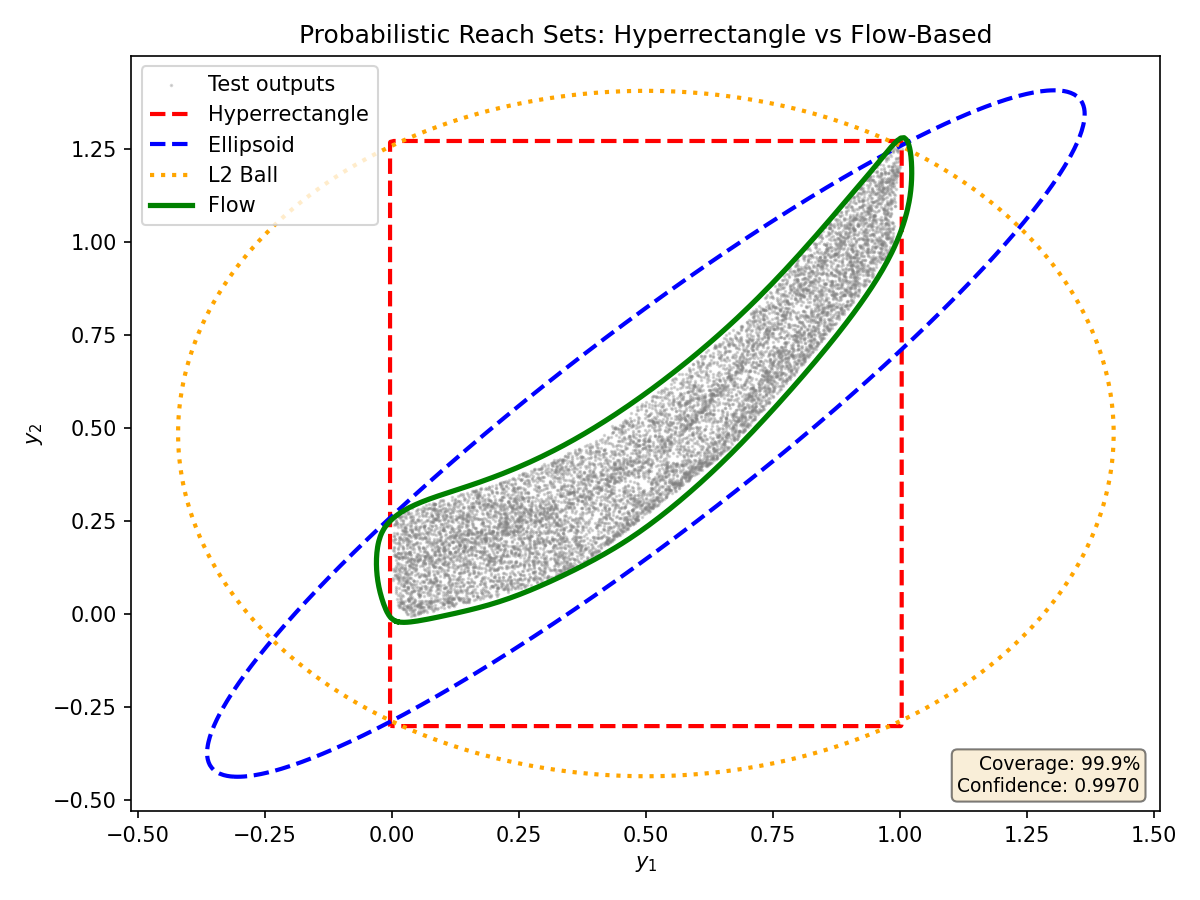

Write Python code to recreate this figure.
"""
Experiment 1: Conservatism Demonstration (Hero Figure)

Produces a figure showing a 2D banana-shaped output distribution with
four reach set boundaries overlaid:
  - Hyperrectangle (red dashed)
  - Ellipsoid (blue dashed)
  - L2 Ball (orange dotted)
  - Flow-based (green solid)

All four sets are calibrated to the same coverage level via conformal
inference, demonstrating that the flow-based set hugs the banana shape
while the hyperrectangle wastes area on empty corners.
"""

import os
import sys
import torch
import numpy as np
import matplotlib
matplotlib.use("Agg")
import matplotlib.pyplot as plt

# Add project root to path
project_root = os.path.abspath(
    os.path.join(os.path.dirname(__file__), '..', '..', '..')
)
sys.path.insert(0, project_root)
# Add examples/ to path for network imports
sys.path.insert(0, os.path.join(project_root, 'examples'))

from n2v.probabilistic.flow import (
    HyperrectScore,
    EllipsoidScore,
    BallScore,
    FlowScore,
    VelocityField,
    FlowODE,
    train_flow,
    calibrate,
    ProbabilisticSet,
)
from FlowConformal.networks import RotatedBananaNet


OUTPUT_DIR = os.path.join(
    os.path.dirname(__file__), '..', 'outputs', 'preliminary_results'
)
os.makedirs(OUTPUT_DIR, exist_ok=True)


def run():
    torch.manual_seed(42)

    # --- 1. Create network and sample datasets ---
    print("Creating RotatedBananaNet...")
    net = RotatedBananaNet()

    n_train = 10_000
    n_calib = 8_000
    n_test = 100_000

    print(f"Sampling outputs: {n_train} train, {n_calib} calib, {n_test} test")
    with torch.no_grad():
        x_train = torch.rand(n_train, 2)
        y_train = net(x_train)

        x_calib = torch.rand(n_calib, 2)
        y_calib = net(x_calib)

        x_test = torch.rand(n_test, 2)
        y_test = net(x_test)

    # --- 2. Build score functions ---
    center = y_train.mean(dim=0)

    # Hyperrectangle
    scales = (y_train - center).abs().max(dim=0).values
    scales = scales.clamp(min=1e-8)
    hr_score = HyperrectScore(center, scales)

    # Ellipsoid
    cov = torch.cov(y_train.T)
    cov_inv = torch.linalg.inv(cov)
    ell_score = EllipsoidScore(center, cov_inv)

    # Ball
    ball_score = BallScore(center)

    # Flow — train on centered data
    print("Training flow matching model...")
    y_train_centered = y_train - center
    vf = VelocityField(dim=2, hidden=128, n_layers=4)
    flow_ode = FlowODE(vf)
    train_flow(vf, y_train_centered, n_epochs=500, batch_size=256, lr=1e-3,
               coupling='hungarian')
    print("Flow training complete.")

    # FlowScore operates on centered data
    flow_score_raw = FlowScore(flow_ode, t=1.0)

    # Wrapper that centers before scoring
    class CenteredFlowScore:
        def __init__(self, flow_score, center):
            self.flow_score = flow_score
            self.center = center

        def __call__(self, y):
            return self.flow_score(y - self.center)

    flow_score = CenteredFlowScore(flow_score_raw, center)

    # --- 3. Calibrate all scores ---
    ell = n_calib - 1  # rank for ~99.9% coverage
    epsilon = 0.001

    print(f"Calibrating with m={n_calib}, ell={ell}, epsilon={epsilon}")

    hr_threshold = calibrate(hr_score(y_calib), ell)
    ell_threshold = calibrate(ell_score(y_calib), ell)
    ball_threshold = calibrate(ball_score(y_calib), ell)
    flow_threshold = calibrate(flow_score(y_calib), ell)

    # --- 4. Build ProbabilisticSets ---
    sets = {
        'Hyperrectangle': ProbabilisticSet(
            hr_score, hr_threshold.item(), n_calib, ell, epsilon, dim=2
        ),
        'Ellipsoid': ProbabilisticSet(
            ell_score, ell_threshold.item(), n_calib, ell, epsilon, dim=2
        ),
        'L2 Ball': ProbabilisticSet(
            ball_score, ball_threshold.item(), n_calib, ell, epsilon, dim=2
        ),
        'Flow': ProbabilisticSet(
            flow_score, flow_threshold.item(), n_calib, ell, epsilon, dim=2
        ),
    }

    # --- 5. Compute volumes and coverage ---
    y_test_np = y_test.numpy()
    pad = 0.5
    bbox = (
        torch.tensor([y_test_np[:, 0].min() - pad,
                       y_test_np[:, 1].min() - pad]),
        torch.tensor([y_test_np[:, 0].max() + pad,
                       y_test_np[:, 1].max() + pad]),
    )

    print("\n--- Results ---")
    print(f"{'Set':<20} {'Volume':>10} {'Coverage':>10}")
    print("-" * 45)

    volumes = {}
    for name, pset in sets.items():
        vol, vol_se = pset.estimate_volume(n_samples=1_000_000,
                                           bounding_box=bbox)
        cov = pset.contains(y_test).float().mean().item()
        volumes[name] = vol
        print(f"{name:<20} {vol:>10.4f} {cov:>10.4f}")

    # Print volume ratios
    if 'Flow' in volumes:
        flow_vol = volumes['Flow']
        print(f"\nVolume ratios relative to Flow set:")
        for name, vol in volumes.items():
            if name != 'Flow':
                print(f"  {name}: {vol / flow_vol:.2f}x")

    # --- 6. Plot hero figure ---
    print("\nGenerating hero figure...")
    fig, ax = plt.subplots(1, 1, figsize=(8, 6))

    # Scatter test outputs (subsample for readability)
    ax.scatter(y_test_np[::10, 0], y_test_np[::10, 1],
               s=0.5, c='gray', alpha=0.3, label='Test outputs')

    # Plot boundaries
    styles = {
        'Hyperrectangle': {'color': 'red', 'linestyle': '--', 'linewidth': 2},
        'Ellipsoid': {'color': 'blue', 'linestyle': '--', 'linewidth': 2},
        'L2 Ball': {'color': 'orange', 'linestyle': ':', 'linewidth': 2},
        'Flow': {'color': 'green', 'linestyle': '-', 'linewidth': 2.5},
    }

    for name, pset in sets.items():
        try:
            contours = pset.boundary_2d(resolution=300, bounds=bbox)
            style = styles[name]
            for i, path in enumerate(contours):
                ax.plot(path[:, 0], path[:, 1],
                        label=name if i == 0 else None, **style)
        except Exception as e:
            print(f"  Warning: could not plot {name} boundary: {e}")

    ax.set_xlabel('$y_1$')
    ax.set_ylabel('$y_2$')
    ax.set_title('Probabilistic Reach Sets: Hyperrectangle vs Flow-Based')
    ax.legend(loc='upper left')

    coverage_str = f"Coverage: {1 - epsilon:.1%}"
    guarantee = sets['Flow'].get_guarantee()
    conf_str = f"Confidence: {guarantee[1]:.4f}"
    ax.text(0.98, 0.02, f"{coverage_str}\n{conf_str}",
            transform=ax.transAxes, ha='right', va='bottom',
            fontsize=9, bbox=dict(boxstyle='round', facecolor='wheat',
                                   alpha=0.5))

    plt.tight_layout()
    out_path = os.path.join(OUTPUT_DIR, 'exp1_conservatism.png')
    plt.savefig(out_path, dpi=150)
    plt.close()
    print(f"Saved figure to {out_path}")


if __name__ == '__main__':
    run()
